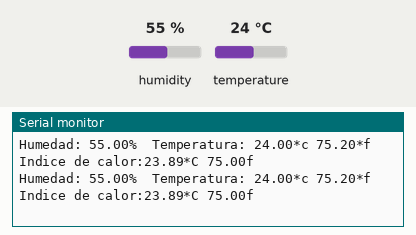
Bench run of a sketch on a simulated Arduino Uno, built with avr-gcc and run on an emulated ATmega328P. Parts: the last lines printed to the serial monitor. The test bench sets the inputs (shaded band); at power-on: humidity 55 %, temperature 24 °C.

Above: at 3.8 s.
3.9 s: humidity set to 22 %
At 5.6 s:
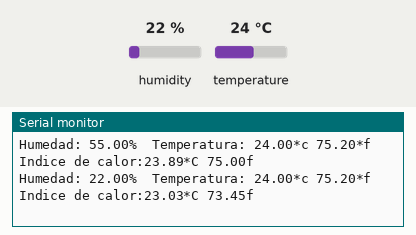
6.8 s: temperature set to 12 °C
At 7.7 s:
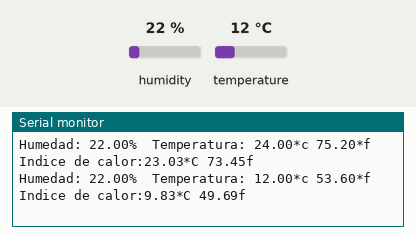
9.7 s: humidity set to 40 %
At 10.9 s:
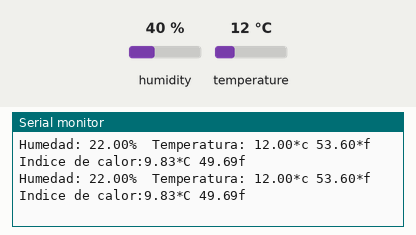
Timing chart, 0 to 12.7 s (numbered marks = the images above; inputs shaded):
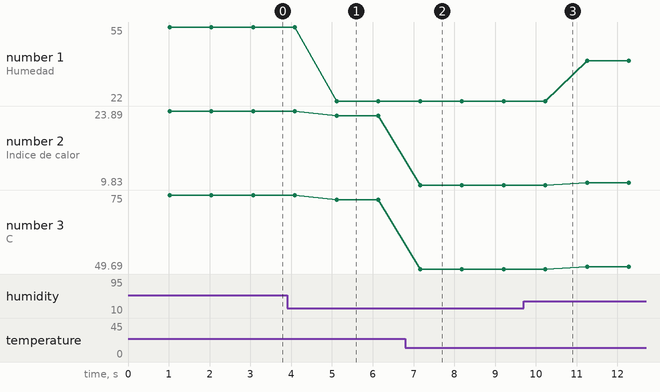

The sketch:

DHT11.ino
```cpp
#include <DHT_U.h>
#include <DHT.h>


#include <DHT.h>
#define DHTPIN 2
#define DHTTYPE DHT11
DHT dht(DHTPIN, DHTTYPE);

void setup(){
  Serial.begin(9600);
  dht.begin();
}

void loop(){
  delay(1000);
  float h = dht.readHumidity();
  float t = dht.readTemperature();
  float f = dht.readTemperature(true);
  if(isnan(h)||isnan(t)||isnan(f)){
    Serial.print("Error");
    return;
  }
  float hif = dht.computeHeatIndex(f,h);
  float hic = dht.computeHeatIndex(t,h,false);
  Serial.print("Humedad: ");
  Serial.print(h);
  Serial.print("%\t");
  Serial.print("Temperatura: ");
  Serial.print(t);
  Serial.print("*c ");
  Serial.print(f);
  Serial.print("*f\t");
  Serial.print("Indice de calor:");
  Serial.print(hic);
  Serial.print("*C ");
  Serial.print(hif);
  Serial.println("f");
}
```

Measured:
- after the input at 3.9 s, the serial monitor: prints a new line after 1.2 s (image 1)
- after the input at 6.8 s, the serial monitor: prints a new line after 0.37 s (image 2)
- plotted number 1: 55 → 22 after the input at 3.9 s, 22 → 40 after the input at 9.7 s
- plotted number 2: 23.89 → 23.03 after the input at 3.9 s, 23.03 → 9.83 after the input at 6.8 s, 9.83 → 10.3 after the input at 9.7 s
- plotted number 3: 75 → 73.45 after the input at 3.9 s, 73.45 → 49.69 after the input at 6.8 s, 49.69 → 50.54 after the input at 9.7 s
